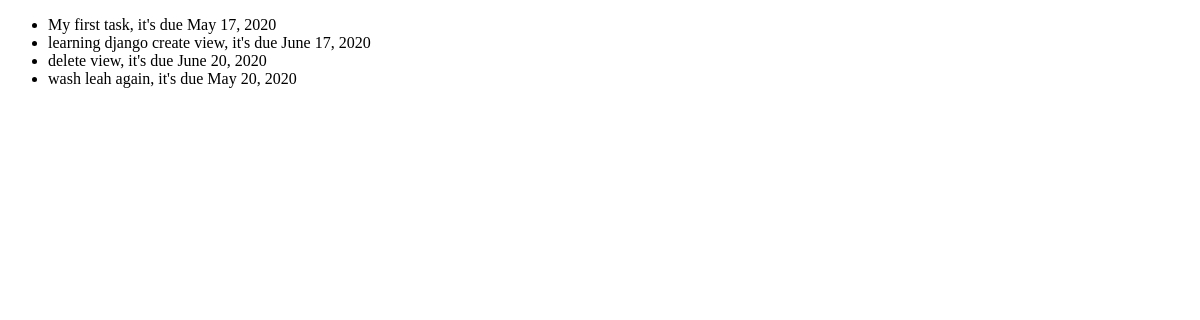
Before: / with the older database file.
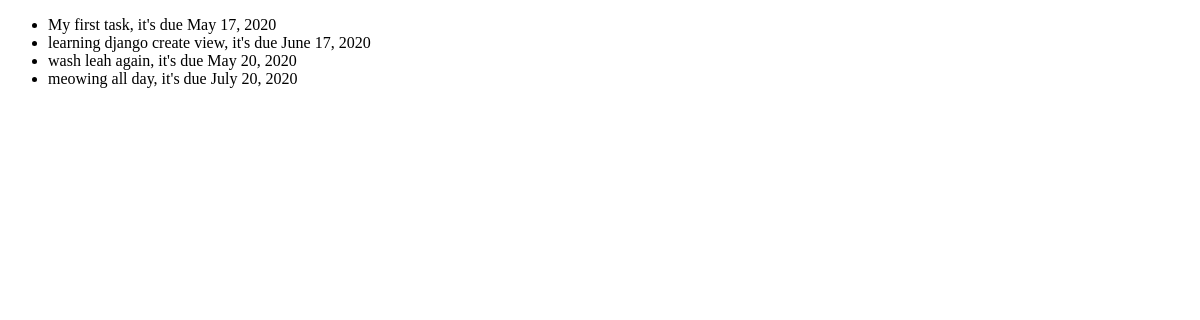
After: the same page with the newer database file.
### todo/models.py (models this page shows)
class ToDo(models.Model):
    name = models.CharField(max_length=100)
    due_date = models.DateField()
    def __str__(self):
        return self.name

### todo/views.py (the view)
# urls.py: path('', todo_list),
def todo_list(request): #request object contains lots of user information
    todos = ToDo.objects.all()
    print(todos)
    context = {
        "todo_list": todos
    }
    return render(request, "todo_list.html", context)

### todo/templates/todo_list.html (shortened to what this page needs)
<!DOCTYPE html>
<html lang="en">
<head>
</head>
<body>
    <ul>
        {% for todo in todo_list %}
            <li>{{ todo.name }}, it's due {{ todo.due_date }}</li>
        {% endfor %}
    </ul>
</body>
</html>

Changed rows visible on the page:
removed ToDo: name "delete view", due_date "June 20, 2020"
added ToDo: name "meowing all day", due_date "July 20, 2020"
